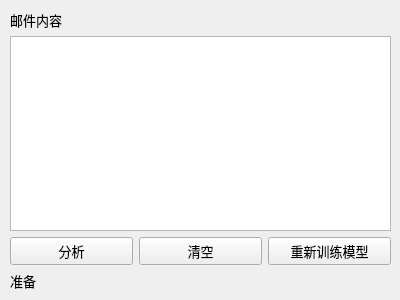
<?xml version="1.0" encoding="UTF-8"?>
<ui version="4.0">
 <class>Spam</class>
 <widget class="QWidget" name="Spam">
  <property name="geometry">
   <rect>
    <x>0</x>
    <y>0</y>
    <width>400</width>
    <height>300</height>
   </rect>
  </property>
  <property name="font">
   <font>
    <family>微软雅黑</family>
    <pointsize>10</pointsize>
    <weight>50</weight>
    <italic>false</italic>
    <bold>false</bold>
   </font>
  </property>
  <property name="windowTitle">
   <string>垃圾邮件分析软件</string>
  </property>
  <widget class="QWidget" name="verticalLayoutWidget">
   <property name="geometry">
    <rect>
     <x>10</x>
     <y>10</y>
     <width>381</width>
     <height>281</height>
    </rect>
   </property>
   <layout class="QVBoxLayout" name="verticalLayout">
    <item>
     <widget class="QLabel" name="label">
      <property name="text">
       <string>邮件内容</string>
      </property>
     </widget>
    </item>
    <item>
     <widget class="QTextEdit" name="content"/>
    </item>
    <item>
     <layout class="QGridLayout" name="gridLayout">
      <item row="1" column="0">
       <widget class="QPushButton" name="analyzeButton">
        <property name="text">
         <string>分析</string>
        </property>
       </widget>
      </item>
      <item row="1" column="2">
       <widget class="QPushButton" name="trainButton">
        <property name="text">
         <string>重新训练模型</string>
        </property>
       </widget>
      </item>
      <item row="1" column="1">
       <widget class="QPushButton" name="clearButton">
        <property name="text">
         <string>清空</string>
        </property>
       </widget>
      </item>
     </layout>
    </item>
    <item>
     <widget class="QLabel" name="info">
      <property name="text">
       <string>准备</string>
      </property>
     </widget>
    </item>
   </layout>
  </widget>
 </widget>
 <resources/>
 <connections/>
</ui>
